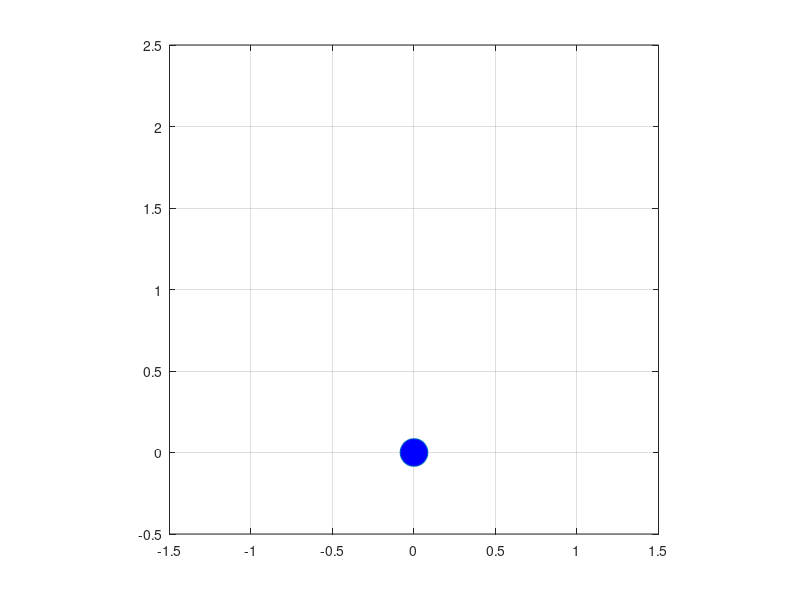

Here is the MATLAB script that generated this plot: (Note: this script raises an error after producing the figure.)
clear;
close all;

dt = 0.01;%%時間刻み=離散時間Tsとして使用
Tfin = 5;%シミュレーション終了時間
t1 = [0:dt:Tfin];

u1 = ones(1,length(t1))*10;
u2 = ones(1,length(t1))*10;

xi_z = zeros(length(t1),3);
xi_z(1,:) = [0 0 0];%状態ξの初期値を設定

h = plot(xi_z(1,1),xi_z(1,2), 'o', 'MarkerSize' ,20, 'MarkerFaceColor', 'b');

hold on;
axis equal;
grid on;
axis([-1.5 1.5 -0.5 2.5])

for i = 1:length(t1)-1
    %θ(n),すなわち xi_z(i+1,3) をx(n),y(n)の計算に使う
    xi_z(i+1,3) = xi_z(i,3) + u2(i)*dt;
    xi_z(i+1,1) = xi_z(i,1) + u1(i)*cos(xi_z(i+1,3))*dt;
    xi_z(i+1,2) = xi_z(i,2) + u1(i)*sin(xi_z(i+1,3))*dt;

    set(h, 'XData', xi_z(i,1),'YData', xi_z(i,2));

    drawnow;

    F = getframe(gcf);
      % RGBデータをインデックス付きデータに変更
      [X,map] = rgb2ind(F.cdata,256);
      if i==1
          % GIFファイルに書き出し
          imwrite(X,map,'twowheels.gif')
      else
          % 2回目以降は'append'でアニメーションを作成
          imwrite(X,map,'twowheels.gif','WriteMode','append')
      end

end
